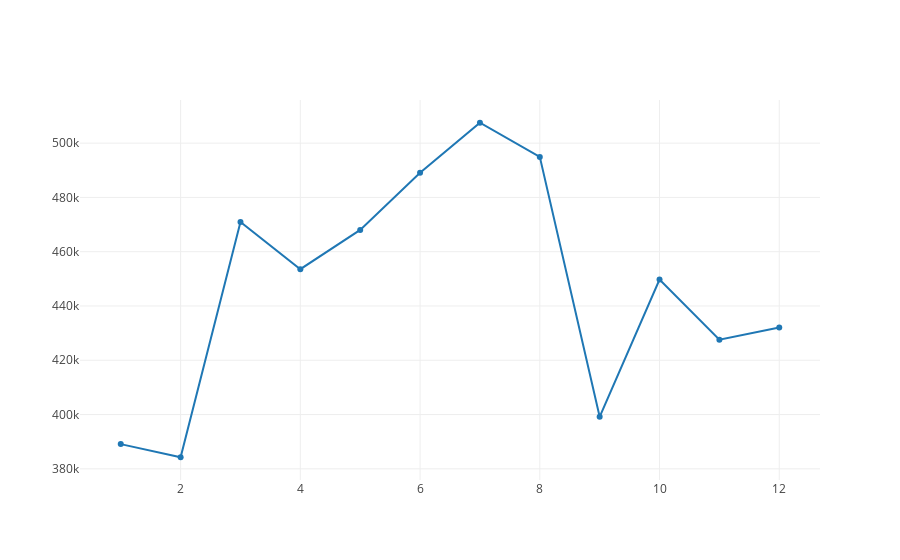

The notebook cell saved with this chart:
### Code cell
fig_data = [go.Scatter(
        x=df2['Month'], 
        y=df2['Passengers'].divide(100)
    )]

fig = go.Figure(data = fig_data)
iplot(fig)

### Figure 1 — Plotly figure (JSON) as saved in the notebook; plotly's stock layout.template omitted (floating-point values rounded to 4 significant figures)
{"data": [{"type": "scatter", "x": [1, 2, 3, 4, 5, 6, 7, 8, 9, 10, 11, 12], "y": [389100.0, 384300.0, 471000.0, 453500.0, 468000.0, 489100.0, 507500.0, 494900.0, 399200.0, 449800.0, 427600.0, 432000.0]}], "layout": {}}
